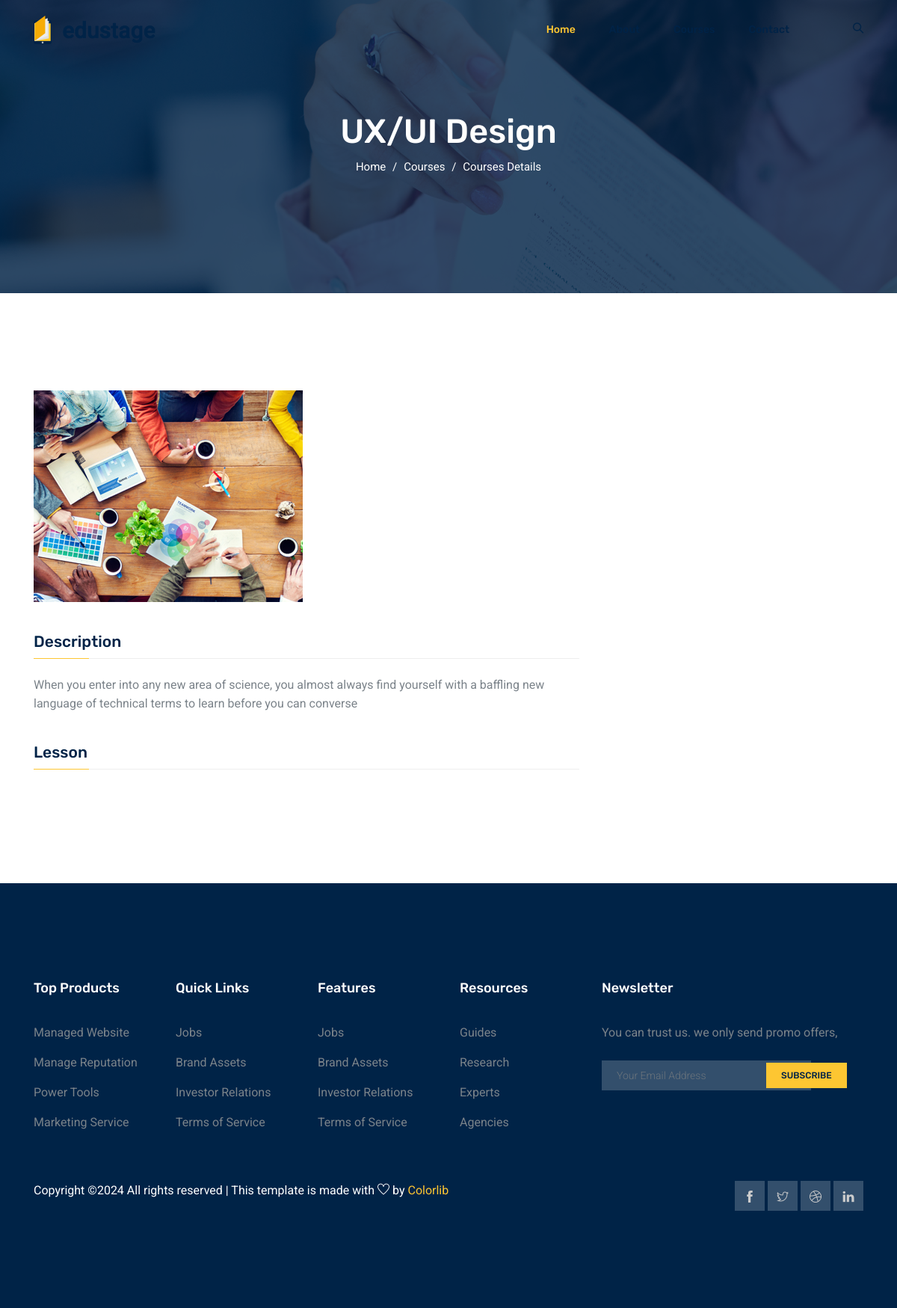
/courses/3, run on the app's committed database.
### app/models.py (models this page shows, shortened)
class Course(models.Model):
    title = models.CharField (max_length=200)
    description = models.TextField()
    instructor = models.OneToOneField(User, on_delete= models.CASCADE)
    created_at = models.DateTimeField(auto_now_add= True)
    image_course = models.ImageField(upload_to='courseimg')

### app/views.py (the view)
# urls.py: path('courses/<int:pk>', views.Course_details.as_view(), name='course_details'),
class Course_details(View):
    def get(self, request, pk):
        course = Course.objects.get(pk=pk)
        lessons = Lesson.objects.filter(course=course)
        return render(request, 'app/courses-details.html', {'course': course, 'lessons': lessons})

### app/templates/app/courses-details.html (shortened to what this page needs)
{% extends 'app/base.html' %}
{% load static %}
{%block content%}
{% block banner-slider %}
<section class="banner_area">
    <div class="banner_inner d-flex align-items-center">
      <div class="overlay"></div>
      <div class="container">
        <div class="row justify-content-center">
          <div class="col-lg-6">
            <div class="banner_content text-center">
              <h2> {{ course.title }}</h2>
              <div class="page_link">
                <a href="index.html">Home</a>
                <a href="courses.html">Courses</a>
                <a href="course-details.html">Courses Details</a>
              </div>
            </div>
          </div>
        </div>
      </div>
    </div>
  </section>
{% endblock banner-slider %}
{%block main-content%}
<section class="course_details_area section_gap">
    <div class="container">
        <div class="row">
            <div class="col-lg-8 course_details_left">
                <div class="main_image">
                    <img class="img-fluid" src="{{ course.image_course.url }}" alt="">
                </div>
                <div class="content_wrapper">
                    <h4 class="title">Description</h4>
                    <div class="content">
                         {{ course.description }}
                    </div>
                    <h4 class="title">Lesson</h4>
                </div>
            </div>
            </div>
        </div>
</section>
{%endblock main-content%}
{%endblock content%}

### data on the page
Course: title "UX/UI Design", image_course (picture), description "When you enter into any new area of science, you almost always find yourself with a baffling new language of technical terms to learn before you can converse"
